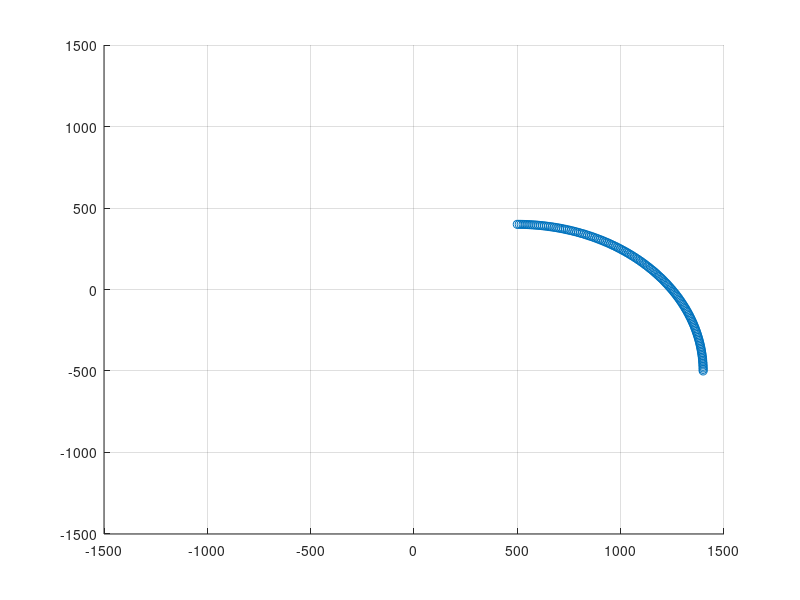

Write MATLAB code to recreate this figure. (Note: this script raises an error after producing the figure.)
clear all
close all
clc
Area_X=1500;
Area_Y=1500;
figure('Position',[10 10 1200 1000])
axis([-(Area_X+1) (Area_X+1) -(Area_Y+1) (Area_Y+1)])
grid on

%% destination
% destination=[100; 900];
% destination=[900 900 -900 -900 900; 0 900 900 -900 -900];
% destination=2000*(rand(2,5)-rand(2,5));
destination=[500+900*cos(pi/2:-pi/300:0*-pi/2); -500+900*sin(pi/2:-pi/300:0*-pi/2)];
goal_order=1;
goal_number=size(destination,2);

hold on 
scatter(destination(1,:),destination(2,:),'rx')
hold off

%% command initialize
max_robot_speed=30; % unit: cm
time_step=0.05;
max_steps=6000;
robot_V_cmd=zeros(3,max_steps);

v_theta_cmd=zeros(4,max_steps);
xy_cmd=zeros(4,max_steps);
v_theta_act=zeros(4,max_steps);
xy_act=zeros(4,max_steps);
robot1_state=zeros(3,max_steps);

% for pid
angular_error=zeros(1,max_steps);
previous_error=0;
error_diff=zeros(1,max_steps);
sum_error=zeros(1,max_steps);

%% senerial
robot1=rectangular_GBM([0; 0; 0],100,50,58,[0.15 0.7 0.3],[0;0;0;0]);

ii=0;
while ii<max_steps
    ii=ii+1;
    % construct velocity cmd
    destination_vector=(destination(:,goal_order)-robot1.center_position);
    theta=robot1.GBM_pos(3);
    best_unit=[cos(theta) sin(theta); -sin(theta) cos(theta)]*destination_vector/(dot(destination_vector,destination_vector))^0.5;
    angular_error(ii)=atan2(robot1.local_motion(2),robot1.local_motion(1));
%     if robot1.local_motion(1)==0 && robot1.local_motion(2)==0
%         angular_error(ii)=0;
%     elseif robot1.local_motion(1)==0 && robot1.local_motion(2)<0
%         angular_error(ii)=-pi/2;
%     elseif robot1.local_motion(1)==0 && robot1.local_motion(2)>0
%         angular_error(ii)=pi/2;
%     else
%         angular_error(ii)=atan(robot1.local_motion(2)/robot1.local_motion(1));
%     end
    % angular_error(ii)=-rem(robot1.GBM_pos(3),pi)+atan2(destination_vector(2),destination_vector(1));
    % angular_error(ii)=0.01*robot1.local_motion(2);
    error_diff(ii)=(angular_error(ii)-previous_error)/time_step;
    previous_error=angular_error(ii);
    if ii==1
        sum_error(ii)=angular_error(ii)*time_step;
    else
        sum_error(ii)=sum_error(ii-1)+angular_error(ii)*time_step;
    end
%     kp=0.2;
%     kd=0.0;
%     ki=0.0;
    kp=0.5;
    kd=0.0;
    ki=0.0;
    % kp=0.2;
    % kd=4.0;
    % ki=0.00;
    angular_cmd=kp*angular_error(ii)+kd*error_diff(ii)+ki*sum_error(ii);
    
%     if ((robot1.center_position(1)-destination(1,goal_order))^2+(robot1.center_position(2)-destination(2,goal_order))^2)^0.5<=50
%         robot_speed=max_robot_speed*0.2;
%     else
%         robot_speed=max_robot_speed;
%     end
    robot_V_cmd(1,ii)=max_robot_speed*best_unit(1);
    robot_V_cmd(2,ii)=max_robot_speed*best_unit(2);
    robot_V_cmd(3,ii)=angular_cmd;

    % move the robot
    [v_theta_cmd(:,ii),xy_cmd(:,ii)]=robot1.inverse_kinematics(robot_V_cmd(:,ii));
    [robot1,xy_act(:,ii),v_theta_act(:,ii)]=robot1.actuate(v_theta_cmd(:,ii),xy_cmd(:,ii));
    new_pos=robot1.update_position(time_step);
    robot1=robot1.move_GBM(new_pos,[robot1.theta_f; robot1.theta_r]);
    robot1_state(:,ii)=robot1.local_motion;

    % detect collision

    % visualize
    pause(0.01)
    if rem(ii,40)==0
        hold on
        scatter(robot1.center_position(1),robot1.center_position(2),'g.')
        hold off
    end
    
    % detect goal
    if ((robot1.center_position(1)-destination(1,goal_order))^2+(robot1.center_position(2)-destination(2,goal_order))^2)<=1
        goal_order=goal_order+1;
        if goal_order>goal_number
            break
        end
    end
end

%% romove zero elements
t_max=max_steps*time_step;
for ii=1:max_steps
    if robot_V_cmd(1,ii)==0 && robot_V_cmd(2,ii)==0 && robot_V_cmd(3,ii)==0
        robot_V_cmd(:,ii:end)=[];
        v_theta_cmd(:,ii:end)=[];
        xy_cmd(:,ii:end)=[];
        v_theta_act(:,ii:end)=[];
        xy_act(:,ii:end)=[];
        angular_error(:,ii:end)=[];
        error_diff(:,ii:end)=[];
        sum_error(:,ii:end)=[];
        robot1_state(:,ii:end)=[];
        t_max=(ii-1)*time_step;
        break
    end
end

%% plot data
t=time_step:time_step:t_max;
figure(2)
h1=plot(t,robot_V_cmd(1,:),'m',t,robot_V_cmd(2,:),'c',t,robot_V_cmd(3,:),'k');
set(h1,'LineStyle','-.','LineWidth',2);
hold on
h2=plot(t,robot1_state(1,:),'r',t,robot1_state(2,:),'b',t,robot1_state(3,:),'g');
set(h2,'LineStyle','-','LineWidth',1);
hold off
legend('cmd V_x','cmd V_y','cmd w','act _V_x','act V_y','act w')
title("robot1 V vector")

figure(3)
hold on
g1=plot(t,v_theta_cmd(1,:),'Color',"#77AC30","LineStyle","-.","LineWidth",2);
g2=plot(t,v_theta_cmd(3,:),"Color","#7E2F8E","LineStyle","-.","LineWidth",2);
g3=plot(t,v_theta_act(1,:),"Color","#00FF00","LineStyle",'-','LineWidth',1);
g4=plot(t,v_theta_act(3,:),"Color","#FF00FF","LineStyle",'-','LineWidth',1);
hold off
legend('cmd v_f','cmd v_r','act v_f','act v_r')
title("robot1 wheel speeds")

figure(4)
hold on
g5=plot(t,v_theta_cmd(2,:),'Color',"#00FFFF","LineStyle","-.","LineWidth",2);
g6=plot(t,v_theta_cmd(4,:),"Color","#D95319","LineStyle","-.","LineWidth",2);
g7=plot(t,v_theta_act(2,:),"Color","#0000FF","LineStyle",'-','LineWidth',1);
g8=plot(t,v_theta_act(4,:),"Color","#FF0000","LineStyle",'-','LineWidth',1);
hold off
legend({'cmd $\theta_f$','cmd $\theta_r$','act $\theta_f$','act $\theta_r$'},"Interpreter","latex")
title("robot1 wheel steering")

figure(5)
grid on
hold on
%　plot(t,v_theta_cmd(3,:),"Color",'g','LineStyle','-.','LineWidth',2)
plot(t,angular_error,"Color",'b','LineStyle','-','LineWidth',1)
hold off
% legend('cmd','error')
title("control out/in")